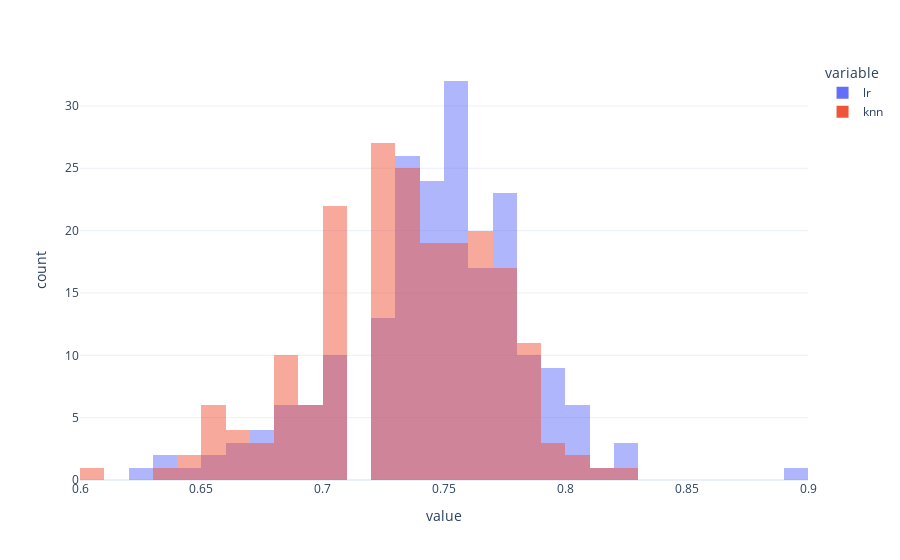

The notebook cell this image was saved under:
### Code cell
df_acc = pd.DataFrame(acc)
px.histogram(df_acc, barmode="overlay")

### Figure 1 — Plotly figure (JSON) as saved in the notebook; plotly's stock layout.template omitted (floating-point values rounded to 4 significant figures; data arrays with more than 128 entries replaced by an {"elided": "..."} marker saying what was removed)
{"data": [{"alignmentgroup": "True", "bingroup": "x", "hovertemplate": "variable=lr<br>value=%{x}<br>count=%{y}<extra></extra>", "legendgroup": "lr", "marker": {"color": "#636efa", "opacity": 0.5, "pattern": {"shape": ""}}, "name": "lr", "offsetgroup": "lr", "orientation": "v", "showlegend": true, "type": "histogram", "x": {"elided": "200 float values"}, "xaxis": "x", "yaxis": "y"}, {"alignmentgroup": "True", "bingroup": "x", "hovertemplate": "variable=knn<br>value=%{x}<br>count=%{y}<extra></extra>", "legendgroup": "knn", "marker": {"color": "#EF553B", "opacity": 0.5, "pattern": {"shape": ""}}, "name": "knn", "offsetgroup": "knn", "orientation": "v", "showlegend": true, "type": "histogram", "x": {"elided": "200 float values"}, "xaxis": "x", "yaxis": "y"}], "layout": {"barmode": "overlay", "legend": {"title": {"text": "variable"}, "tracegroupgap": 0}, "margin": {"t": 60}, "xaxis": {"anchor": "y", "domain": [0, 1], "title": {"text": "value"}}, "yaxis": {"anchor": "x", "domain": [0, 1], "title": {"text": "count"}}}}
